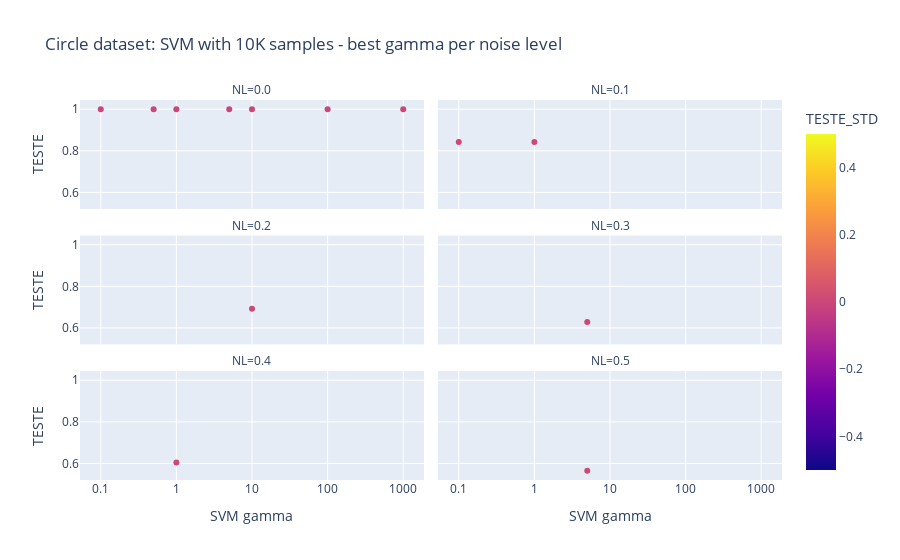

Notebook cell for this chart:
### Code cell
dfCircleOfBestGammaPerNLAnd10K = circles_df.groupby(['NL']).apply(lambda group: group[group.TESTE == group.TESTE.max()]).reset_index(drop=True)
px.scatter(dfCircleOfBestGammaPerNLAnd10K, x='HPS', labels = {'HPS': 'SVM gamma'}, y='TESTE', 
           log_x=True,
           color = 'TESTE_STD',
           facet_col = 'NL', facet_col_wrap = 2,
           title="Circle dataset: SVM with 10K samples - best gamma per noise level")

### Figure 1 — Plotly figure (JSON) as saved in the notebook; plotly's stock layout.template omitted (floating-point values rounded to 4 significant figures)
{"data": [{"hovertemplate": "NL=0.0<br>SVM gamma=%{x}<br>TESTE=%{y}<br>TESTE_STD=%{marker.color}<extra></extra>", "legendgroup": "", "marker": {"color": [0, 0, 0, 0, 0, 0, 0], "coloraxis": "coloraxis", "symbol": "circle"}, "mode": "markers", "name": "", "orientation": "v", "showlegend": false, "type": "scatter", "x": [0.1, 0.5, 1, 5, 10, 100, 1000], "xaxis": "x5", "y": [1, 1, 1, 1, 1, 1, 1], "yaxis": "y5"}, {"hovertemplate": "NL=0.1<br>SVM gamma=%{x}<br>TESTE=%{y}<br>TESTE_STD=%{marker.color}<extra></extra>", "legendgroup": "", "marker": {"color": [0.006079, 0.007075], "coloraxis": "coloraxis", "symbol": "circle"}, "mode": "markers", "name": "", "orientation": "v", "showlegend": false, "type": "scatter", "x": [0.1, 1], "xaxis": "x6", "y": [0.8417, 0.8417], "yaxis": "y6"}, {"hovertemplate": "NL=0.2<br>SVM gamma=%{x}<br>TESTE=%{y}<br>TESTE_STD=%{marker.color}<extra></extra>", "legendgroup": "", "marker": {"color": [0.008546], "coloraxis": "coloraxis", "symbol": "circle"}, "mode": "markers", "name": "", "orientation": "v", "showlegend": false, "type": "scatter", "x": [10], "xaxis": "x3", "y": [0.6919], "yaxis": "y3"}, {"hovertemplate": "NL=0.3<br>SVM gamma=%{x}<br>TESTE=%{y}<br>TESTE_STD=%{marker.color}<extra></extra>", "legendgroup": "", "marker": {"color": [0.004382], "coloraxis": "coloraxis", "symbol": "circle"}, "mode": "markers", "name": "", "orientation": "v", "showlegend": false, "type": "scatter", "x": [5], "xaxis": "x4", "y": [0.6285], "yaxis": "y4"}, {"hovertemplate": "NL=0.4<br>SVM gamma=%{x}<br>TESTE=%{y}<br>TESTE_STD=%{marker.color}<extra></extra>", "legendgroup": "", "marker": {"color": [0.009059], "coloraxis": "coloraxis", "symbol": "circle"}, "mode": "markers", "name": "", "orientation": "v", "showlegend": false, "type": "scatter", "x": [1], "xaxis": "x", "y": [0.6047], "yaxis": "y"}, {"hovertemplate": "NL=0.5<br>SVM gamma=%{x}<br>TESTE=%{y}<br>TESTE_STD=%{marker.color}<extra></extra>", "legendgroup": "", "marker": {"color": [0.006713], "coloraxis": "coloraxis", "symbol": "circle"}, "mode": "markers", "name": "", "orientation": "v", "showlegend": false, "type": "scatter", "x": [5], "xaxis": "x2", "y": [0.5647], "yaxis": "y2"}], "layout": {"annotations": [{"font": {}, "showarrow": false, "text": "NL=0.4", "x": 0.245, "xanchor": "center", "xref": "paper", "y": 0.2867, "yanchor": "bottom", "yref": "paper"}, {"font": {}, "showarrow": false, "text": "NL=0.5", "x": 0.755, "xanchor": "center", "xref": "paper", "y": 0.2867, "yanchor": "bottom", "yref": "paper"}, {"font": {}, "showarrow": false, "text": "NL=0.2", "x": 0.245, "xanchor": "center", "xref": "paper", "y": 0.6433, "yanchor": "bottom", "yref": "paper"}, {"font": {}, "showarrow": false, "text": "NL=0.3", "x": 0.755, "xanchor": "center", "xref": "paper", "y": 0.6433, "yanchor": "bottom", "yref": "paper"}, {"font": {}, "showarrow": false, "text": "NL=0.0", "x": 0.245, "xanchor": "center", "xref": "paper", "y": 1.0, "yanchor": "bottom", "yref": "paper"}, {"font": {}, "showarrow": false, "text": "NL=0.1", "x": 0.755, "xanchor": "center", "xref": "paper", "y": 1.0, "yanchor": "bottom", "yref": "paper"}], "autosize": true, "coloraxis": {"colorbar": {"title": {"text": "TESTE_STD"}}, "colorscale": [[0, "#0d0887"], [0.1111, "#46039f"], [0.2222, "#7201a8"], [0.3333, "#9c179e"], [0.4444, "#bd3786"], [0.5556, "#d8576b"], [0.6667, "#ed7953"], [0.7778, "#fb9f3a"], [0.8889, "#fdca26"], [1, "#f0f921"]]}, "legend": {"tracegroupgap": 0}, "title": {"text": "Circle dataset: SVM with 10K samples - best gamma per noise level"}, "xaxis": {"anchor": "y", "autorange": true, "domain": [0, 0.49], "range": [-1.257, 3.257], "title": {"text": "SVM gamma"}, "type": "log"}, "xaxis2": {"anchor": "y2", "autorange": true, "domain": [0.51, 1], "matches": "x", "range": [-1.257, 3.257], "title": {"text": "SVM gamma"}, "type": "log"}, "xaxis3": {"anchor": "y3", "autorange": true, "domain": [0, 0.49], "matches": "x", "range": [-1.257, 3.257], "showticklabels": false, "type": "log"}, "xaxis4": {"anchor": "y4", "autorange": true, "domain": [0.51, 1], "matches": "x", "range": [-1.257, 3.257], "showticklabels": false, "type": "log"}, "xaxis5": {"anchor": "y5", "autorange": true, "domain": [0, 0.49], "matches": "x", "range": [-1.257, 3.257], "showticklabels": false, "type": "log"}, "xaxis6": {"anchor": "y6", "autorange": true, "domain": [0.51, 1], "matches": "x", "range": [-1.257, 3.257], "showticklabels": false, "type": "log"}, "yaxis": {"anchor": "x", "autorange": true, "domain": [0, 0.2867], "range": [0.4939, 1.071], "title": {"text": "TESTE"}, "type": "linear"}, "yaxis2": {"anchor": "x2", "autorange": true, "domain": [0, 0.2867], "matches": "y", "range": [0.4939, 1.071], "showticklabels": false, "type": "linear"}, "yaxis3": {"anchor": "x3", "autorange": true, "domain": [0.3567, 0.6433], "matches": "y", "range": [0.4939, 1.071], "title": {"text": "TESTE"}, "type": "linear"}, "yaxis4": {"anchor": "x4", "autorange": true, "domain": [0.3567, 0.6433], "matches": "y", "range": [0.4939, 1.071], "showticklabels": false, "type": "linear"}, "yaxis5": {"anchor": "x5", "autorange": true, "domain": [0.7133, 1.0], "matches": "y", "range": [0.4939, 1.071], "title": {"text": "TESTE"}, "type": "linear"}, "yaxis6": {"anchor": "x6", "autorange": true, "domain": [0.7133, 1.0], "matches": "y", "range": [0.4939, 1.071], "showticklabels": false, "type": "linear"}}}
